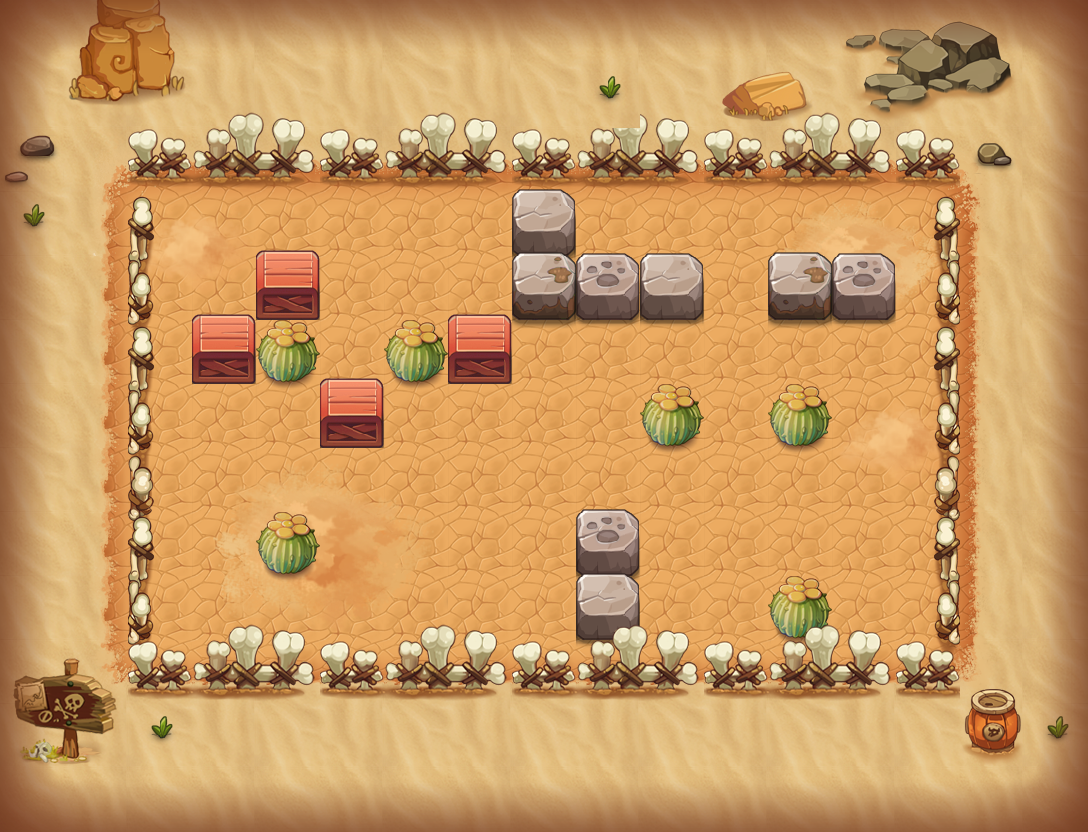

This is a level from a 2D game, rendered from its Tiled map with the project's own tilesets. A one-line summary and the map file follow, with tile-layer data summarised:
An orthogonal 17x13 tile map with 64x64 px tiles, 15 tile layers (PASS, 块层 15, 块层16, 块层 4, ...) and 7 objects (4x TRAP, 2x sc2, PLAYER).

<map version="1.0" orientation="orthogonal" width="17" height="13" tilewidth="64" tileheight="64">
 <properties>
  <property name="DESTRY1" value="255" />
  <property name="DESTRY2" value="314" />
  <property name="DESTRY_COUNT" value="2" />
  <property name="EXP" value="185" />
  <property name="ITEM" value="D003" />
  <property name="MONEY" value="278" />
 </properties>
 <tileset firstgid="1" name="hmpy" tilewidth="64" tileheight="64">
  <image source="hmpy-hd.png" width="1000" height="2048" />
 </tileset>
 <layer name="PASS" width="17" height="13">
  <data>[221 cells, 162 non-empty, 10 distinct tile ids]</data>
 </layer>
 <layer name="块层 15" width="17" height="13">
  <data>[221 cells, 135 non-empty, 25 distinct tile ids]</data>
 </layer>
 <layer name="块层16" width="17" height="13">
  <data>[221 cells, 26 non-empty, 22 distinct tile ids]</data>
 </layer>
 <layer name="块层 4" width="17" height="13">
  <data>[221 cells, 20 non-empty, 7 distinct tile ids]</data>
 </layer>
 <layer name="块层15" width="17" height="13">
  <data>[221 cells, 16 non-empty, 16 distinct tile ids]</data>
 </layer>
 <layer name="块层 3" width="17" height="13">
  <data>[221 cells, 59 non-empty, 16 distinct tile ids]</data>
 </layer>
 <layer name="块层 5" width="17" height="13">
  <data>[221 cells, 18 non-empty, 6 distinct tile ids]</data>
 </layer>
 <layer name="块层 2" width="17" height="13">
  <data>[221 cells, 56 non-empty, 16 distinct tile ids]</data>
 </layer>
 <layer name="SHELTER 9" width="17" height="13">
  <data>[221 cells, 12 non-empty, 3 distinct tile ids]</data>
 </layer>
 <layer name="SHELTER 8" width="17" height="13">
  <data>[221 cells, 1 non-empty, 1 distinct tile ids]</data>
 </layer>
 <layer name="SHELTER 7" width="17" height="13">
  <data>[221 cells, 1 non-empty, 1 distinct tile ids]</data>
 </layer>
 <layer name="SHELTER 5" width="17" height="13">
  <data>[221 cells, 1 non-empty, 1 distinct tile ids]</data>
 </layer>
 <layer name="SHELTER 4" width="17" height="13">
  <data>[221 cells, 2 non-empty, 1 distinct tile ids]</data>
 </layer>
 <layer name="SHELTER 3" width="17" height="13">
  <data>[221 cells, 6 non-empty, 4 distinct tile ids]</data>
 </layer>
 <layer name="SHELTER 2" width="17" height="13">
  <data>[221 cells, 1 non-empty, 1 distinct tile ids]</data>
 </layer>
 <objectgroup name="对象层 1" width="34" height="26">
  <object name="sc2" x="832" y="192" width="64" height="64">
   <properties>
    <property name="quality" value="sc2.quality" />
   </properties>
  </object>
  <object name="block1" type="TRAP" x="832" y="512" width="64" height="64">
   <properties>
    <property name="trap_ani" value="blok1.actor" />
    <property name="trap_blok  " value="true" />
    <property name="trap_id" value="0" />
   </properties>
  </object>
  <object name="sc2" x="704" y="448" width="64" height="64">
   <properties>
    <property name="quality" value="sc2.quality" />
   </properties>
  </object>
  <object name="block_control1" type="TRAP" x="448" y="384" width="64" height="64">
   <properties>
    <property name="trap_ani" value="switch.actor" />
    <property name="trap_floor" value="true" />
    <property name="trap_id" value="0" />
    <property name="trap_script" value="trap(&quot;block_control1&quot;):setOpened(false);trap(&quot;block1&quot;):setOpened(false)" />
    <property name="trap_sound_id" value="2" />
    <property name="trap_start_mode" value="0" />
    <property name="trap_state" value="open" />
   </properties>
  </object>
  <object name="mp1" type="TRAP" x="832" y="576" width="64" height="64">
   <properties>
    <property name="trap_ani" value="mp.actor" />
    <property name="trap_floor" value="true" />
    <property name="trap_id" value="0" />
    <property name="trap_script" value="trap_moveto(&quot;PLAYER&quot;, &quot;mp1&quot;,target(&quot;mp2&quot;):getX(),target(&quot;mp2&quot;):getY() );" />
    <property name="trap_sound_id" value="1" />
    <property name="trap_start_mode" value="0" />
    <property name="trap_state" value="open" />
   </properties>
  </object>
  <object name="mp2" type="TRAP" x="576" y="192" width="64" height="64">
   <properties>
    <property name="trap_ani" value="mp.actor" />
    <property name="trap_floor" value="true" />
    <property name="trap_id" value="0" />
    <property name="trap_script" value="trap_moveto(&quot;PLAYER&quot;, &quot;mp2&quot;,target(&quot;mp1&quot;):getX(),target(&quot;mp1&quot;):getY() );" />
    <property name="trap_sound_id" value="1" />
    <property name="trap_start_mode" value="0" />
    <property name="trap_state" value="open" />
   </properties>
  </object>
  <object name="PLAYER" type="PLAYER" x="320" y="192" width="64" height="64" />
 </objectgroup>
</map>
